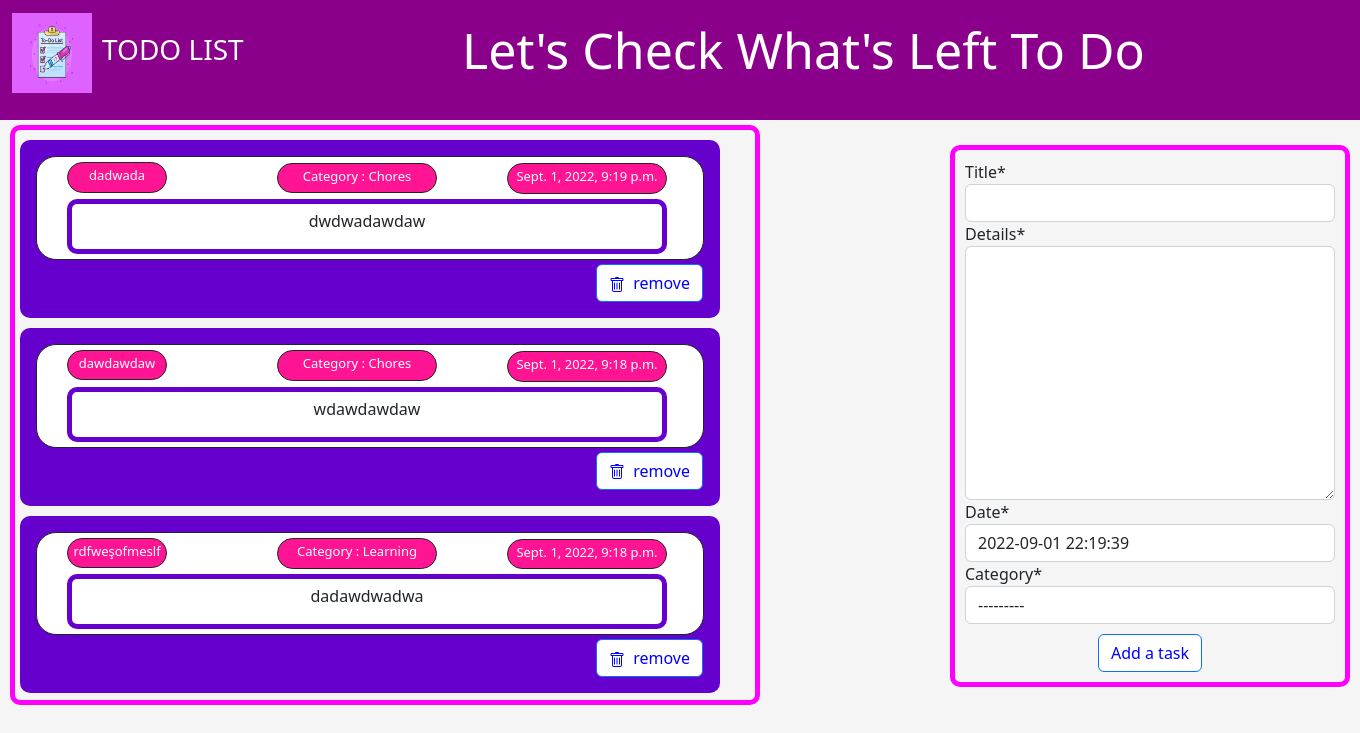
The page / on the database its author committed.
### todo/models.py (models this page shows, shortened)
class Toodo(models.Model):
    title=models.CharField(max_length=100)
    details=models.TextField()
    date=models.DateTimeField(default=timezone.now)
    category=models.ForeignKey(Category,on_delete=models.CASCADE,related_name='toodo')

class Category(models.Model):
    name=models.CharField(max_length=100)
    def __str__(self):
        return self.name

### todo/views.py (the view)
# urls.py: path('',views.index, name='todo'),
def index(request):
    item_list=Toodo.objects.order_by("-date")
    if request.method=='POST':
        form=TodoForm(request.POST)
        if form.is_valid():
            form.save()
            return redirect('todo')
    form=TodoForm()
    page={
        "todo_list":item_list,
        "forms":form,
    }
    return render(request,"todo/index.html",page)

### todo/forms.py
class TodoForm(forms.ModelForm):
    class Meta:
        model=Toodo
        fields='__all__'

### todo/templates/todo/index.html (shortened to what this page needs)
{% load static %}
{% load crispy_forms_tags %}
<!doctype html>
<html lang="en">
  <head>
    <link href="https://cdn.jsdelivr.net/npm/bootstrap@5.2.0/dist/css/bootstrap.min.css" rel="stylesheet">
  </head>
  <body style="background-color:whitesmoke ;">
    <nav class="navbar" style="height:120px ;background-color: darkmagenta;">
        <div class="container-fluid">
          <a class="navbar-brand" href="#">
            <img src="{% static 'img/to-do-list-apps.png' %}" style="margin-top:-20px ;" alt="" width="80" height="80" class="d-inline-block align-text-top">
            <div style="margin-left:90px ;margin-top:-60px">
              <h3 style="color:white ;">TODO LIST</h3>
            </div>
            <div style="margin-left:450px ;margin-top:-55px">
              <h3 style="color:white ;font-size: 50px;">Let's Check What's Left To Do </h3>
            </div>
          </a>
        </div>
    </nav>
    <div style="overflow-x:hidden;overflow-y: scroll;border: 5px solid;width:750px ;height: 580px;margin-top: 5px;border-color:fuchsia;border-radius: 10px;margin-left: 10px;">
      {% for item in todo_list %}
      <div class="card bg-light" style="width:700px ;margin-top: 10px;margin-left: 5px;border: hidden;">
        <div class="card-body" style="background-color:#6600CC ;border-radius: 10px;">
          <div style="border:1px solid ;border-radius: 20px;background-color: white;">
            <div style="border:1px solid ;margin-left:30px;width:100px;border-radius: 20px;margin-top: 5px;margin-bottom: 5px;background-color: deeppink;">
              <h1 style="font-size:13px ;text-align: center;margin-top: 5px;color: white;">{{item.title}}</h1>
            </div>
            <div style="border:1px solid ;margin-left:240px;width:160px;border-radius: 20px;margin-top: -35px;margin-bottom: 5px;background-color: deeppink;">
              <h1 style="font-size:13px ;text-align: center;margin-top: 5px;color: white;">Category : {{item.category}}</h1>
            </div>
            <div style="border:1px solid ;margin-left:470px;width:160px;border-radius: 20px;margin-top: -35px;margin-bottom: 5px;background-color: deeppink;">
              <h1 style="font-size:13px ;text-align: center;margin-top: 5px;color: white;">{{item.date}}</h1>
            </div>
            <div style="border:5px solid ;height:fit-content;width:600px ;margin-left:30px;border-radius: 10px;background-color:white;margin-bottom: 5px;border-color: #6600CC;">
              <p style="text-align:center ;margin-top: 5px;">{{item.details}}</p>
            </div>
            <form action="/delete/{{item.id}}" method="POST">
              <button value="remove" type="submit" class="btn btn-primary" style="float:right ;margin-top: 5px;background-color: white;color:blue">&nbsp; remove</button>
            </form>
          </div>
        </div>
      </div>
      {% endfor %}
    </div>
    <div class="col-md-3" style="margin-left:950px ;margin-top:-560px;border: solid 5px;width: 400px;border-radius: 10px;border-color: fuchsia;">
      <div class="submit_form" style="margin:10px ;">
        <form method="POST" >
          {{forms|crispy}}
          <center>
            <input type="submit" class="btn btn-primary" style="background-color:white ;color:blue;margin-top:10px" value="Add a task" />
          </center>
        </form>
      </div>
    </div>
  </body>
</html>

### rows shown on the page
Toodo: title "dadwada", category "Chores", date "Sept. 1, 2022, 9:19 p.m.", details "dwdwadawdaw"
Toodo: title "dawdawdaw", category "Chores", date "Sept. 1, 2022, 9:18 p.m.", details "wdawdawdaw"
Toodo: title "rdfweşofmeslf", category "Learning", date "Sept. 1, 2022, 9:18 p.m.", details "dadawdwadwa"
